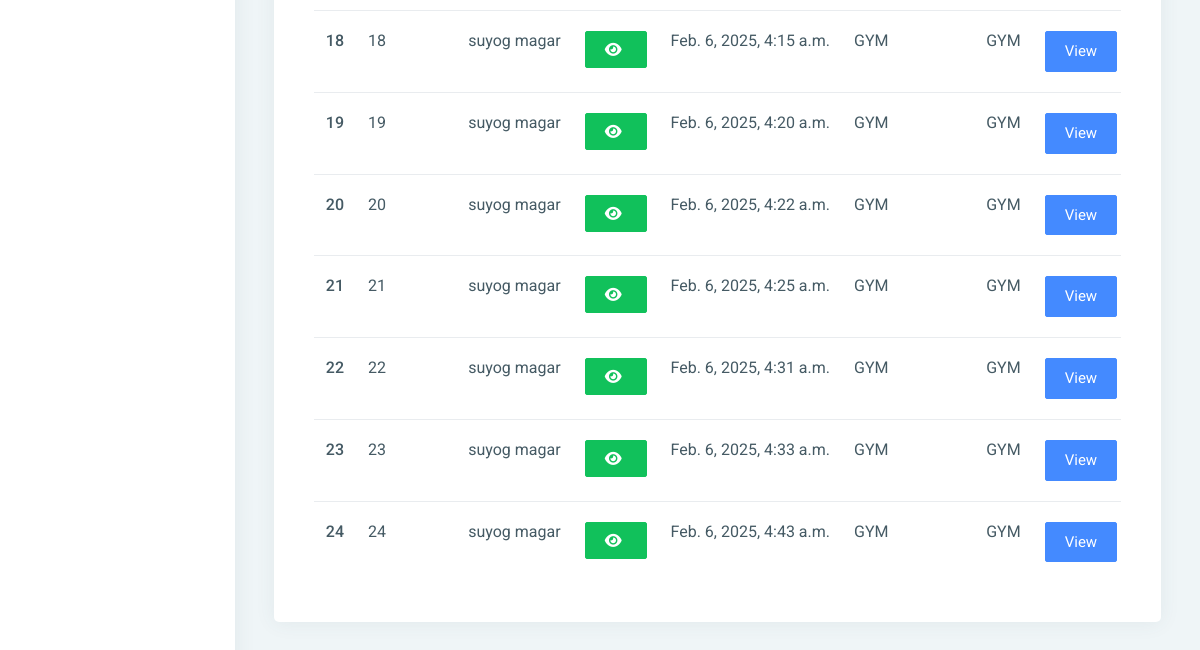
Before: /new_booking/ (signed in, lower part) with the older database file.
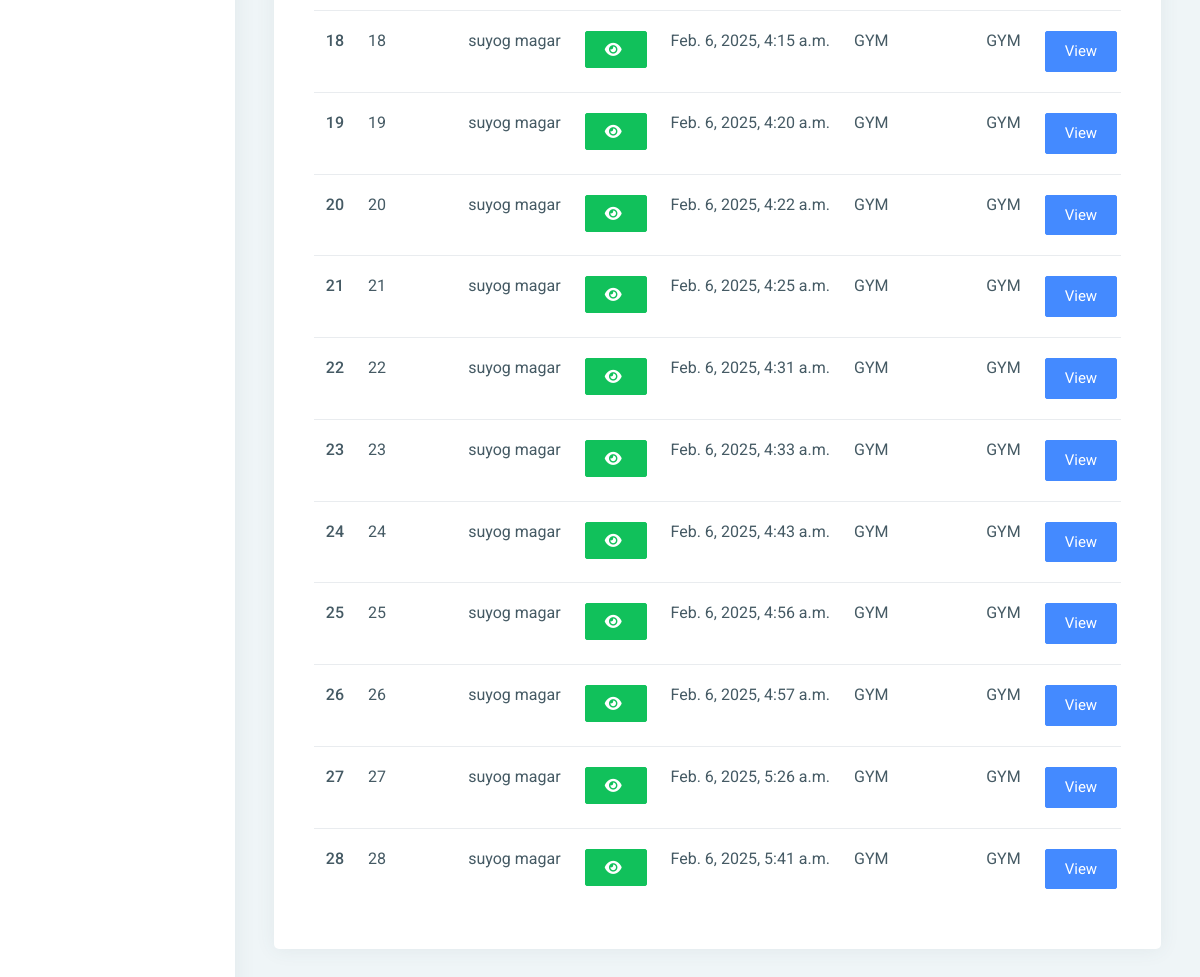
After: the same page with the newer database file.
### app/models.py (models this page shows, shortened)
class Booking(models.Model):
    package = models.ForeignKey(Package, on_delete=models.CASCADE, null=True, blank=True)
    register = models.ForeignKey(Signup, on_delete=models.CASCADE, null=True, blank=True)
    bookingnumber = models.CharField(max_length=100, null=True, blank=True)
    status = models.IntegerField(choices=STATUS, default=1)
    creationdate = models.DateTimeField(auto_now_add=True)

class Signup(models.Model):
    user = models.ForeignKey(User, on_delete=models.CASCADE, null=True)
    mobile = models.CharField(max_length=15, null=True)
    state = models.CharField(max_length=150, null=True)
    city = models.CharField(max_length=150, null=True)
    address = models.CharField(max_length=200, null=True)
    creationdate = models.DateTimeField(auto_now_add=True)

class Package(models.Model):
    category = models.ForeignKey(Category, on_delete=models.CASCADE, null=True)
    packagename = models.ForeignKey(Packagetype, on_delete=models.CASCADE, null=True)
    titlename = models.CharField(max_length=200, null=True)
    packageduration = models.CharField(max_length=50, null=True)
    price = models.CharField(max_length=200, null=True)
    description = models.CharField(max_length=200, null=True)
    creationdate = models.DateTimeField(auto_now_add=True)

class Packagetype(models.Model):
    category = models.ForeignKey(Category, on_delete=models.CASCADE, null=True)
    packagename = models.CharField(max_length=200, null=True)
    creationdate = models.DateTimeField(auto_now_add=True)
    def __str__(self):
        return self.packagename

### app/views.py (the view)
# urls.py: path('new_booking/', new_booking, name='new_booking'),
@login_required(login_url='/admin_login/')
def new_booking(request):
    action = request.GET.get('action')
    data = Booking.objects.filter()
    if action == "New":
        data = data.filter(status="1")
    elif action == "Partial":
        data = data.filter(status="2")
    elif action == "Full":
        data = data.filter(status="3")
    elif action == "Total":
        data = data.filter()
    if request.user.is_staff:
        return render(request, "admin/new_booking.html", locals())
    else:
        return render(request, "booking_history.html", locals())

### templates/admin/new_booking.html (shortened to what this page needs)
{% extends 'admin_base.html' %}
{% load static %}
{% block main %}
<link rel="stylesheet" href="https://cdnjs.cloudflare.com/ajax/libs/font-awesome/6.2.0/css/all.min.css" />
<div class="pcoded-inner-content">
    <div class="main-body">
        <div class="page-wrapper">
            <div class="page-body">
                <div class="row">
                    <div class="col-md-12">
                        <div class="card">
                            <div class="card-block">
                                <div class="card-block table-border-style">
                                    <div class="table-responsive">
                                        <table class="table">
                                            <tbody>
                                            {% for i in data %}
                                            <tr>
                                                <th scope="row">{{forloop.counter}}</th>
                                                <td>{{i.id}}</td>
                                                <td>{{i.register.user.first_name}} {{i.register.user.last_name}}</td>
                                                 <td><span id="email-{{forloop.counter}}" class="password">{{i.register.user.username}}</span>
                                                     <button type="button" class="btn btn-success" id="email-btn-{{forloop.counter}}" onclick="togglePassword('email-{{forloop.counter}}', this.id)"><i class="fa fa-eye"></i></button>
                                                 </td>
                                                 <td>{{i.creationdate}}</td>
                                                <td>{{i.package.packagename}}</td>
                                                <td>{{i.package.titlename}}</td>
                                                <td><a href="{% url 'booking_detail' i.id %}"
                                                       class="btn btn-primary">View</a> |
                                                </td>
                                            </tr>
                                            {% endfor %}
                                            </tbody>
                                        </table>
                                    </div>
                                </div>
                            </div>
                        </div>
                    </div>
                </div>
            </div>
        </div>
    </div>
</div>
{% endblock %}

Changed rows visible on the page:
added Booking: id "25", register.user.first_name "suyog", register.user.last_name "magar", creationdate "Feb. 6, 2025, 4:56 a.m.", package.packagename "GYM", package.titlename "GYM"
added Booking: id "26", register.user.first_name "suyog", register.user.last_name "magar", creationdate "Feb. 6, 2025, 4:57 a.m.", package.packagename "GYM", package.titlename "GYM"
added Booking: id "27", register.user.first_name "suyog", register.user.last_name "magar", creationdate "Feb. 6, 2025, 5:26 a.m.", package.packagename "GYM", package.titlename "GYM"
added Booking: id "28", register.user.first_name "suyog", register.user.last_name "magar", creationdate "Feb. 6, 2025, 5:41 a.m.", package.packagename "GYM", package.titlename "GYM"
